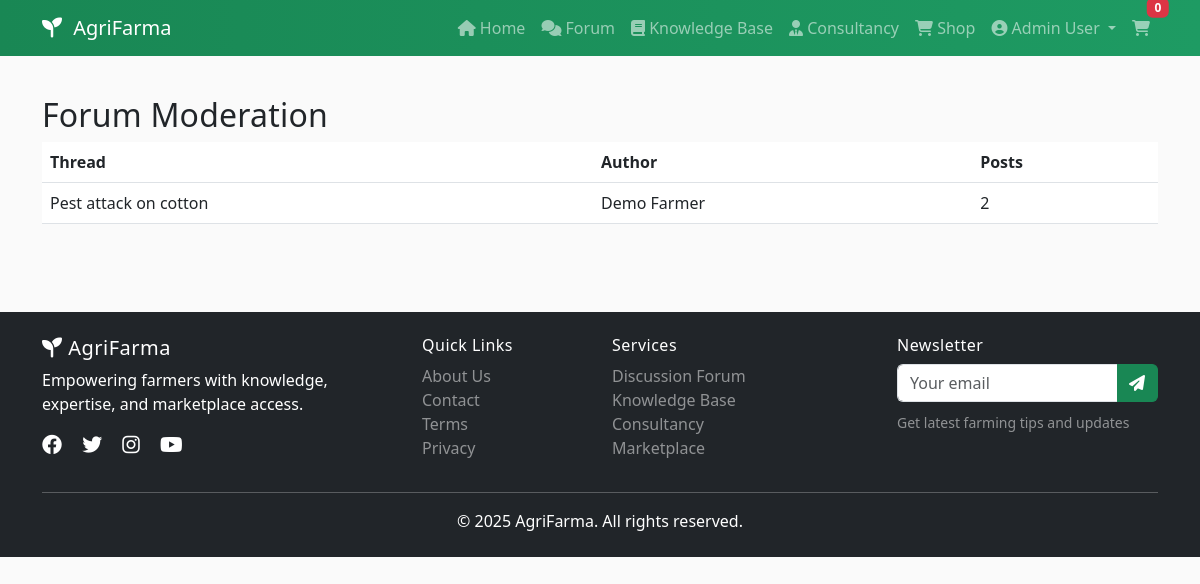
Page /admin/forum (signed in) on the committed database.
### models.py (models this page shows, shortened)
class User(UserMixin, db.Model):
    id = db.Column(db.Integer, primary_key=True)
    name = db.Column(db.String(120), nullable=False)
    email = db.Column(db.String(120), unique=True, nullable=False)
    password_hash = db.Column(db.String(256), nullable=False)
    join_date = db.Column(db.DateTime, default=datetime.utcnow)
    is_active = db.Column(db.Boolean, default=True)
    profile = db.relationship('Profile', backref='user', uselist=False, cascade='all, delete')
    roles = db.relationship('Role', secondary=roles, backref=db.backref('users', lazy='dynamic'))
    @property
    def is_admin(self):
        return any(r.name == 'admin' for r in self.roles)

class ForumThread(db.Model):
    id = db.Column(db.Integer, primary_key=True)
    category_id = db.Column(db.Integer, db.ForeignKey('category.id'), nullable=False)
    user_id = db.Column(db.Integer, db.ForeignKey('user.id'), nullable=False)
    title = db.Column(db.String(200), nullable=False)
    content = db.Column(db.Text, nullable=False)
    created_at = db.Column(db.DateTime, default=datetime.utcnow)
    views = db.Column(db.Integer, default=0)
    category = db.relationship('Category')
    author = db.relationship('User')
    posts = db.relationship('ForumPost', backref='thread', cascade='all, delete')

### app.py (the view)
@app.route('/admin/forum')
@login_required
@roles_required('admin')
def admin_forum():
    threads = ForumThread.query.order_by(ForumThread.created_at.desc()).all()
    return render_template('admin_forum.html', threads=threads)

### app.py (called while the page is built)
@login_manager.user_loader
def load_user(user_id: str):
    return User.query.get(int(user_id))

### auth.py (called while the page is built)
def roles_required(*role_names):
    def decorator(f):
        @wraps(f)
        def wrapped(*args, **kwargs):
            if not current_user.is_authenticated:
                abort(401)
            user_roles = {r.name for r in current_user.roles}
            if not any(r in user_roles for r in role_names):
                abort(403)
            return f(*args, **kwargs)
        return wrapped
    return decorator

### templates/admin_forum.html
{% extends 'base.html' %}{% block title %}Admin Forum{% endblock %}{% block content %}<div class='container'>
<h2>Forum Moderation</h2>
<table class='table'><thead><tr><th>Thread</th><th>Author</th><th>Posts</th></tr></thead><tbody>
{% for t in threads %}<tr><td>{{ t.title }}</td><td>{{ t.author.name }}</td><td>{{ t.posts|length }}</td></tr>{% endfor %}
</tbody></table></div>{% endblock %}

### templates/base.html (shortened to what this page needs)
<!DOCTYPE html>
<html lang="en">
<head>
    <link href="https://cdn.jsdelivr.net/npm/bootstrap@5.3.0/dist/css/bootstrap.min.css" rel="stylesheet">
    <link rel="stylesheet" href="https://cdnjs.cloudflare.com/ajax/libs/font-awesome/6.4.0/css/all.min.css">
    <link rel="stylesheet" href="{{ url_for('static', filename='css/style.css') }}">
</head>
<body>
    <nav class="navbar navbar-expand-lg navbar-dark bg-success sticky-top">
        <div class="container">
            <a class="navbar-brand" href="{{ url_for('index') }}">
                <i class="fas fa-seedling"></i> AgriFarma
            </a>
            <div class="collapse navbar-collapse" id="navbarNav">
                <ul class="navbar-nav ms-auto">
                    <li class="nav-item">
                        <a class="nav-link" href="{{ url_for('index') }}">
                            <i class="fas fa-home"></i> Home
                        </a>
                    </li>
                    <li class="nav-item">
                        <a class="nav-link" href="{{ url_for('forum_home') }}">
                            <i class="fas fa-comments"></i> Forum
                        </a>
                    </li>
                    <li class="nav-item">
                        <a class="nav-link" href="{{ url_for('knowledge_home') }}">
                            <i class="fas fa-book"></i> Knowledge Base
                        </a>
                    </li>
                    <li class="nav-item">
                        <a class="nav-link" href="{{ url_for('consultancy_home') }}">
                            <i class="fas fa-user-tie"></i> Consultancy
                        </a>
                    </li>
                    <li class="nav-item">
                        <a class="nav-link" href="{{ url_for('shop_home') }}">
                            <i class="fas fa-shopping-cart"></i> Shop
                        </a>
                    </li>
                    {% if current_user.is_authenticated %}
                        <li class="nav-item dropdown">
                            <a class="nav-link dropdown-toggle" href="#" id="userDropdown" role="button"
                               data-bs-toggle="dropdown" aria-expanded="false">
                                <i class="fas fa-user-circle"></i> {{ current_user.name }}
                            </a>
                        </li>
                        <li class="nav-item">
                            <a class="nav-link position-relative" href="{{ url_for('cart') }}">
                                <i class="fas fa-shopping-cart"></i>
                                <span class="badge bg-danger position-absolute top-0 start-100 translate-middle"
                                      id="cart-count">0</span>
                            </a>
                        </li>
                    {% endif %}
                </ul>
            </div>
        </div>
    </nav>
    <main class="py-4">
        {% block content %}{% endblock %}
    </main>
    <footer class="bg-dark text-white mt-5 py-4">
        <div class="container">
            <div class="row">
                <div class="col-md-4">
                    <h5><i class="fas fa-seedling"></i> AgriFarma</h5>
                    <p>Empowering farmers with knowledge, expertise, and marketplace access.</p>
                    <div class="social-links">
                        <a href="#" class="text-white me-3"><i class="fab fa-facebook fa-lg"></i></a>
                        <a href="#" class="text-white me-3"><i class="fab fa-twitter fa-lg"></i></a>
                        <a href="#" class="text-white me-3"><i class="fab fa-instagram fa-lg"></i></a>
                        <a href="#" class="text-white"><i class="fab fa-youtube fa-lg"></i></a>
                    </div>
                </div>
                <div class="col-md-2">
                    <h6>Quick Links</h6>
                    <ul class="list-unstyled">
                        <li><a href="{{ url_for('about') }}" class="text-white-50">About Us</a></li>
                        <li><a href="{{ url_for('contact') }}" class="text-white-50">Contact</a></li>
                        <li><a href="{{ url_for('terms') }}" class="text-white-50">Terms</a></li>
                        <li><a href="{{ url_for('privacy') }}" class="text-white-50">Privacy</a></li>
                    </ul>
                </div>
                <div class="col-md-3">
                    <h6>Services</h6>
                    <ul class="list-unstyled">
                        <li><a href="{{ url_for('forum_home') }}" class="text-white-50">Discussion Forum</a></li>
                        <li><a href="{{ url_for('knowledge_home') }}" class="text-white-50">Knowledge Base</a></li>
                        <li><a href="{{ url_for('consultancy_home') }}" class="text-white-50">Consultancy</a></li>
                        <li><a href="{{ url_for('shop_home') }}" class="text-white-50">Marketplace</a></li>
                    </ul>
                </div>
                <div class="col-md-3">
                    <h6>Newsletter</h6>
                    <form id="newsletter-form">
                        <div class="input-group mb-2">
                            <input type="email" class="form-control" placeholder="Your email" required>
                            <button class="btn btn-success" type="submit">
                                <i class="fas fa-paper-plane"></i>
                            </button>
                        </div>
                    </form>
                    <small class="text-white-50">Get latest farming tips and updates</small>
                </div>
            </div>
            <hr class="bg-white">
            <div class="row">
                <div class="col-md-12 text-center">
                    <p class="mb-0">&copy; 2025 AgriFarma. All rights reserved.</p>
                </div>
            </div>
        </div>
    </footer>
</body>
</html>

### static/css/style.css (style rules this page uses)
:root { --af-green: #198754; --af-dark: #0f5132; --af-light: #f6fff9; --af-accent: #8bd3a6; --af-warning: #ffc107; }
body { font-family: system-ui, -apple-system, "Segoe UI", Roboto, "Helvetica Neue", Arial, "Noto Sans", "Liberation Sans", "Apple Color Emoji", "Segoe UI Emoji", "Segoe UI Symbol", "Noto Color Emoji", sans-serif; background-color: #fafafa; }
h1, h2, h3, h4, h5, h6 { letter-spacing: 0.2px; }
.navbar.bg-success { background: linear-gradient(90deg, var(--af-green), #1e9b63); }
.navbar-brand i { margin-right: 6px; }
.btn-success { background-color: var(--af-green); border-color: var(--af-green); }
footer { background: #0b3d29 !important; }
footer h5, footer h6 { letter-spacing: 0.5px; }
footer a { text-decoration: none; }
.table th { font-weight: 600; }
#newsletter-form .form-control { border-right: 0; }
#newsletter-form .btn { border-left: 0; }

### rows in the picture
User: name "Admin User"
ForumThread: title "Pest attack on cotton", author.name "Demo Farmer", posts|length "2"
